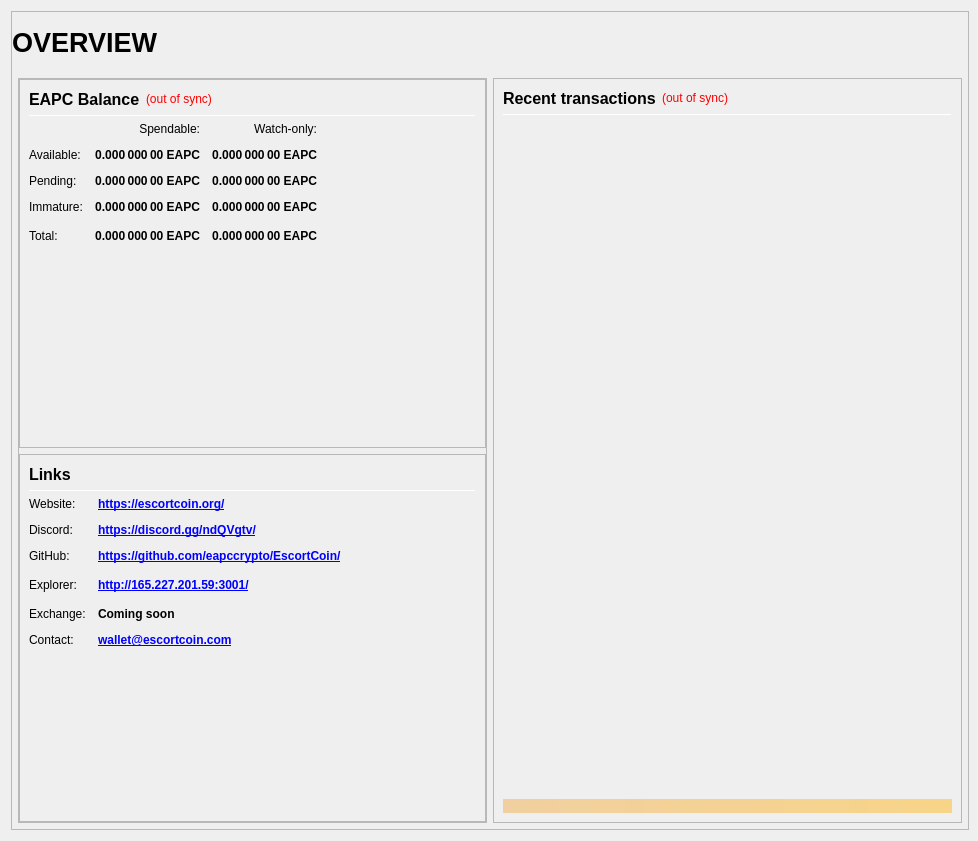
<?xml version="1.0" encoding="UTF-8"?>
<ui version="4.0">
 <class>OverviewPage</class>
 <widget class="QWidget" name="OverviewPage">
  <property name="geometry">
   <rect>
    <x>0</x>
    <y>0</y>
    <width>978</width>
    <height>841</height>
   </rect>
  </property>
  <property name="minimumSize">
   <size>
    <width>960</width>
    <height>682</height>
   </size>
  </property>
  <property name="windowTitle">
   <string>Form</string>
  </property>
  <layout class="QVBoxLayout" name="topLayout" stretch="1">
   <property name="rightMargin">
    <number>9</number>
   </property>
   <item>
    <widget class="QFrame" name="frame_BG">
     <property name="minimumSize">
      <size>
       <width>850</width>
       <height>610</height>
      </size>
     </property>
     <property name="maximumSize">
      <size>
       <width>16777215</width>
       <height>16777215</height>
      </size>
     </property>
     <property name="frameShape">
      <enum>QFrame::StyledPanel</enum>
     </property>
     <property name="frameShadow">
      <enum>QFrame::Raised</enum>
     </property>
     <layout class="QVBoxLayout" name="verticalLayout_3" stretch="1">
      <property name="leftMargin">
       <number>0</number>
      </property>
      <property name="topMargin">
       <number>0</number>
      </property>
      <property name="rightMargin">
       <number>0</number>
      </property>
      <property name="bottomMargin">
       <number>6</number>
      </property>
      <item>
       <layout class="QVBoxLayout" name="verticalLayout_Master" stretch="0,1">
        <property name="leftMargin">
         <number>0</number>
        </property>
        <property name="topMargin">
         <number>0</number>
        </property>
        <property name="rightMargin">
         <number>0</number>
        </property>
        <property name="bottomMargin">
         <number>0</number>
        </property>
        <item>
         <widget class="QFrame" name="frame_Header">
          <layout class="QVBoxLayout" name="verticalLayout_Header" stretch="0">
           <property name="leftMargin">
            <number>0</number>
           </property>
           <property name="topMargin">
            <number>0</number>
           </property>
           <property name="rightMargin">
            <number>0</number>
           </property>
           <property name="bottomMargin">
            <number>0</number>
           </property>
           <item>
            <layout class="QHBoxLayout" name="horizontalLayout_Header" stretch="1,0,1">
             <property name="spacing">
              <number>6</number>
             </property>
             <item>
              <widget class="QLabel" name="labelOverviewHeaderLeft">
               <property name="minimumSize">
                <size>
                 <width>464</width>
                 <height>60</height>
                </size>
               </property>
               <property name="maximumSize">
                <size>
                 <width>16777215</width>
                 <height>60</height>
                </size>
               </property>
               <property name="font">
                <font>
                 <pointsize>20</pointsize>
                 <weight>75</weight>
                 <bold>true</bold>
                </font>
               </property>
               <property name="text">
                <string>OVERVIEW</string>
               </property>
               <property name="alignment">
                <set>Qt::AlignLeading|Qt::AlignLeft|Qt::AlignVCenter</set>
               </property>
              </widget>
             </item>
             <item>
              <spacer name="horizontalSpacer_Header">
               <property name="orientation">
                <enum>Qt::Horizontal</enum>
               </property>
               <property name="sizeHint" stdset="0">
                <size>
                 <width>40</width>
                 <height>20</height>
                </size>
               </property>
              </spacer>
             </item>
             <item>
              <widget class="QLabel" name="labelOverviewHeaderRight">
               <property name="minimumSize">
                <size>
                 <width>464</width>
                 <height>60</height>
                </size>
               </property>
               <property name="maximumSize">
                <size>
                 <width>16777215</width>
                 <height>60</height>
                </size>
               </property>
               <property name="font">
                <font>
                 <pointsize>14</pointsize>
                </font>
               </property>
               <property name="text">
                <string/>
               </property>
               <property name="alignment">
                <set>Qt::AlignRight|Qt::AlignTrailing|Qt::AlignVCenter</set>
               </property>
              </widget>
             </item>
            </layout>
           </item>
          </layout>
         </widget>
        </item>
        <item>
         <widget class="QFrame" name="frame_Content">
          <layout class="QVBoxLayout" name="verticalLayout_Content">
           <property name="leftMargin">
            <number>6</number>
           </property>
           <property name="topMargin">
            <number>0</number>
           </property>
           <property name="rightMargin">
            <number>6</number>
           </property>
           <property name="bottomMargin">
            <number>0</number>
           </property>
           <item>
            <layout class="QHBoxLayout" name="horizontalLayout_Content" stretch="1,1">
             <property name="spacing">
              <number>6</number>
             </property>
             <item>
              <layout class="QVBoxLayout" name="verticalLayout_left" stretch="1">
               <item>
                <widget class="QFrame" name="frameObfuscation">
                 <property name="minimumSize">
                  <size>
                   <width>0</width>
                   <height>0</height>
                  </size>
                 </property>
                 <property name="frameShape">
                  <enum>QFrame::StyledPanel</enum>
                 </property>
                 <property name="frameShadow">
                  <enum>QFrame::Raised</enum>
                 </property>
                 <layout class="QVBoxLayout" name="verticalLayout" stretch="0,0,0,0">
                  <property name="leftMargin">
                   <number>0</number>
                  </property>
                  <property name="topMargin">
                   <number>0</number>
                  </property>
                  <property name="rightMargin">
                   <number>0</number>
                  </property>
                  <property name="bottomMargin">
                   <number>0</number>
                  </property>
                  <item>
                   <widget class="QFrame" name="frame_Balances">
                    <property name="frameShape">
                     <enum>QFrame::StyledPanel</enum>
                    </property>
                    <property name="frameShadow">
                     <enum>QFrame::Raised</enum>
                    </property>
                    <layout class="QVBoxLayout" name="verticalLayout_4">
                     <item>
                      <layout class="QHBoxLayout" name="horizontalLayout_4">
                       <item>
                        <widget class="QLabel" name="label_5">
                         <property name="minimumSize">
                          <size>
                           <width>0</width>
                           <height>20</height>
                          </size>
                         </property>
                         <property name="font">
                          <font>
                           <pointsize>12</pointsize>
                           <weight>75</weight>
                           <bold>true</bold>
                          </font>
                         </property>
                         <property name="text">
                          <string>EAPC Balance</string>
                         </property>
                        </widget>
                       </item>
                       <item>
                        <widget class="QLabel" name="labelWalletStatus">
                         <property name="cursor">
                          <cursorShape>WhatsThisCursor</cursorShape>
                         </property>
                         <property name="toolTip">
                          <string>The displayed information may be out of date. Your wallet automatically synchronizes with the KYD network after a connection is established, but this process has not completed yet.</string>
                         </property>
                         <property name="styleSheet">
                          <string notr="true">QLabel { color: red; }</string>
                         </property>
                         <property name="text">
                          <string notr="true">(out of sync)</string>
                         </property>
                         <property name="alignment">
                          <set>Qt::AlignLeading|Qt::AlignLeft|Qt::AlignVCenter</set>
                         </property>
                        </widget>
                       </item>
                       <item>
                        <spacer name="horizontalSpacer_3">
                         <property name="orientation">
                          <enum>Qt::Horizontal</enum>
                         </property>
                         <property name="sizeHint" stdset="0">
                          <size>
                           <width>40</width>
                           <height>20</height>
                          </size>
                         </property>
                        </spacer>
                       </item>
                      </layout>
                     </item>
                     <item>
                      <widget class="Line" name="line_Balance">
                       <property name="minimumSize">
                        <size>
                         <width>0</width>
                         <height>1</height>
                        </size>
                       </property>
                       <property name="maximumSize">
                        <size>
                         <width>16777215</width>
                         <height>1</height>
                        </size>
                       </property>
                       <property name="orientation">
                        <enum>Qt::Horizontal</enum>
                       </property>
                      </widget>
                     </item>
                     <item>
                      <layout class="QGridLayout" name="gridLayout">
                       <property name="spacing">
                        <number>12</number>
                       </property>
                       <item row="0" column="1">
                        <widget class="QLabel" name="labelSpendable">
                         <property name="text">
                          <string>Spendable:</string>
                         </property>
                         <property name="alignment">
                          <set>Qt::AlignRight|Qt::AlignTrailing|Qt::AlignVCenter</set>
                         </property>
                        </widget>
                       </item>
                       <item row="0" column="2">
                        <widget class="QLabel" name="labelWatchonly">
                         <property name="text">
                          <string>Watch-only:</string>
                         </property>
                         <property name="alignment">
                          <set>Qt::AlignRight|Qt::AlignTrailing|Qt::AlignVCenter</set>
                         </property>
                        </widget>
                       </item>
                       <item row="1" column="0">
                        <widget class="QLabel" name="labelBalanceText">
                         <property name="text">
                          <string>Available:</string>
                         </property>
                        </widget>
                       </item>
                       <item row="1" column="1">
                        <widget class="QLabel" name="labelBalance">
                         <property name="font">
                          <font>
                           <weight>75</weight>
                           <bold>true</bold>
                          </font>
                         </property>
                         <property name="cursor">
                          <cursorShape>IBeamCursor</cursorShape>
                         </property>
                         <property name="toolTip">
                          <string>Your current spendable balance</string>
                         </property>
                         <property name="text">
                          <string notr="true">0.000 000 00 EAPC</string>
                         </property>
                         <property name="alignment">
                          <set>Qt::AlignRight|Qt::AlignTrailing|Qt::AlignVCenter</set>
                         </property>
                         <property name="textInteractionFlags">
                          <set>Qt::LinksAccessibleByMouse|Qt::TextSelectableByKeyboard|Qt::TextSelectableByMouse</set>
                         </property>
                        </widget>
                       </item>
                       <item row="1" column="2">
                        <widget class="QLabel" name="labelWatchAvailable">
                         <property name="font">
                          <font>
                           <weight>75</weight>
                           <bold>true</bold>
                          </font>
                         </property>
                         <property name="cursor">
                          <cursorShape>IBeamCursor</cursorShape>
                         </property>
                         <property name="toolTip">
                          <string>Your current balance in watch-only addresses</string>
                         </property>
                         <property name="text">
                          <string notr="true">0.000 000 00 EAPC</string>
                         </property>
                         <property name="alignment">
                          <set>Qt::AlignRight|Qt::AlignTrailing|Qt::AlignVCenter</set>
                         </property>
                         <property name="textInteractionFlags">
                          <set>Qt::LinksAccessibleByMouse|Qt::TextSelectableByKeyboard|Qt::TextSelectableByMouse</set>
                         </property>
                        </widget>
                       </item>
                       <item row="2" column="0">
                        <widget class="QLabel" name="labelPendingText">
                         <property name="text">
                          <string>Pending:</string>
                         </property>
                        </widget>
                       </item>
                       <item row="2" column="1">
                        <widget class="QLabel" name="labelUnconfirmed">
                         <property name="font">
                          <font>
                           <weight>75</weight>
                           <bold>true</bold>
                          </font>
                         </property>
                         <property name="cursor">
                          <cursorShape>IBeamCursor</cursorShape>
                         </property>
                         <property name="toolTip">
                          <string>Total of transactions that have yet to be confirmed, and do not yet count toward the spendable balance</string>
                         </property>
                         <property name="text">
                          <string notr="true">0.000 000 00 EAPC</string>
                         </property>
                         <property name="alignment">
                          <set>Qt::AlignRight|Qt::AlignTrailing|Qt::AlignVCenter</set>
                         </property>
                         <property name="textInteractionFlags">
                          <set>Qt::LinksAccessibleByMouse|Qt::TextSelectableByKeyboard|Qt::TextSelectableByMouse</set>
                         </property>
                        </widget>
                       </item>
                       <item row="2" column="2">
                        <widget class="QLabel" name="labelWatchPending">
                         <property name="font">
                          <font>
                           <weight>75</weight>
                           <bold>true</bold>
                          </font>
                         </property>
                         <property name="cursor">
                          <cursorShape>IBeamCursor</cursorShape>
                         </property>
                         <property name="toolTip">
                          <string>Unconfirmed transactions to watch-only addresses</string>
                         </property>
                         <property name="text">
                          <string notr="true">0.000 000 00 EAPC</string>
                         </property>
                         <property name="alignment">
                          <set>Qt::AlignRight|Qt::AlignTrailing|Qt::AlignVCenter</set>
                         </property>
                         <property name="textInteractionFlags">
                          <set>Qt::LinksAccessibleByMouse|Qt::TextSelectableByKeyboard|Qt::TextSelectableByMouse</set>
                         </property>
                        </widget>
                       </item>
                       <item row="3" column="0">
                        <widget class="QLabel" name="labelImmatureText">
                         <property name="text">
                          <string>Immature:</string>
                         </property>
                        </widget>
                       </item>
                       <item row="3" column="1">
                        <widget class="QLabel" name="labelImmature">
                         <property name="font">
                          <font>
                           <weight>75</weight>
                           <bold>true</bold>
                          </font>
                         </property>
                         <property name="cursor">
                          <cursorShape>IBeamCursor</cursorShape>
                         </property>
                         <property name="toolTip">
                          <string>Staked or masternode rewards that has not yet matured</string>
                         </property>
                         <property name="text">
                          <string notr="true">0.000 000 00 EAPC</string>
                         </property>
                         <property name="alignment">
                          <set>Qt::AlignRight|Qt::AlignTrailing|Qt::AlignVCenter</set>
                         </property>
                         <property name="textInteractionFlags">
                          <set>Qt::LinksAccessibleByMouse|Qt::TextSelectableByKeyboard|Qt::TextSelectableByMouse</set>
                         </property>
                        </widget>
                       </item>
                       <item row="3" column="2">
                        <widget class="QLabel" name="labelWatchImmature">
                         <property name="font">
                          <font>
                           <weight>75</weight>
                           <bold>true</bold>
                          </font>
                         </property>
                         <property name="cursor">
                          <cursorShape>IBeamCursor</cursorShape>
                         </property>
                         <property name="toolTip">
                          <string>Staked or masternode rewards in watch-only addresses that has not yet matured</string>
                         </property>
                         <property name="text">
                          <string notr="true">0.000 000 00 EAPC</string>
                         </property>
                         <property name="alignment">
                          <set>Qt::AlignRight|Qt::AlignTrailing|Qt::AlignVCenter</set>
                         </property>
                         <property name="textInteractionFlags">
                          <set>Qt::LinksAccessibleByMouse|Qt::TextSelectableByKeyboard|Qt::TextSelectableByMouse</set>
                         </property>
                        </widget>
                       </item>
                 
                       <item row="4" column="0">
                        <widget class="QLabel" name="labelTotalText">
                         <property name="toolTip">
                          <string>Your current EAPC balance, unconfirmed and immature transactions included</string>
                         </property>
                         <property name="text">
                          <string>Total:</string>
                         </property>
                        </widget>
                       </item>
                       <item row="4" column="1">
                        <widget class="QLabel" name="labelTotal">
                         <property name="font">
                          <font>
                           <weight>75</weight>
                           <bold>true</bold>
                          </font>
                         </property>
                         <property name="cursor">
                          <cursorShape>IBeamCursor</cursorShape>
                         </property>
                         <property name="toolTip">
                          <string>Your current EAPC balance, unconfirmed and immature transactions included</string>
                         </property>
                         <property name="text">
                          <string notr="true">0.000 000 00 EAPC</string>
                         </property>
                         <property name="alignment">
                          <set>Qt::AlignRight|Qt::AlignTrailing|Qt::AlignVCenter</set>
                         </property>
                         <property name="textInteractionFlags">
                          <set>Qt::LinksAccessibleByMouse|Qt::TextSelectableByKeyboard|Qt::TextSelectableByMouse</set>
                         </property>
                        </widget>
                       </item>
                       <item row="4" column="2">
                        <widget class="QLabel" name="labelWatchTotal">
                         <property name="font">
                          <font>
                           <weight>75</weight>
                           <bold>true</bold>
                          </font>
                         </property>
                         <property name="cursor">
                          <cursorShape>IBeamCursor</cursorShape>
                         </property>
                         <property name="toolTip">
                          <string>Current total balance in watch-only addresses</string>
                         </property>
                         <property name="text">
                          <string notr="true">0.000 000 00 EAPC</string>
                         </property>
                         <property name="alignment">
                          <set>Qt::AlignRight|Qt::AlignTrailing|Qt::AlignVCenter</set>
                         </property>
                         <property name="textInteractionFlags">
                          <set>Qt::LinksAccessibleByMouse|Qt::TextSelectableByKeyboard|Qt::TextSelectableByMouse</set>
                         </property>
                        </widget>
                       </item>
                       <item row="4" column="3">
                        <spacer name="horizontalSpacer_9">
                         <property name="orientation">
                          <enum>Qt::Horizontal</enum>
                         </property>
                         <property name="sizeHint" stdset="0">
                          <size>
                           <width>40</width>
                           <height>20</height>
                          </size>
                         </property>
                        </spacer>
                       </item>
                      </layout>
                     </item>
                     <item>
                      <spacer name="verticalSpacer_3">
                       <property name="orientation">
                        <enum>Qt::Vertical</enum>
                       </property>
                       <property name="sizeHint" stdset="0">
                        <size>
                         <width>20</width>
                         <height>40</height>
                        </size>
                       </property>
                      </spacer>
                     </item>
                    </layout>
                   </widget>
                  </item>
                  <item>
                   <widget class="QFrame" name="frame_Links">
                    <property name="frameShape">
                     <enum>QFrame::StyledPanel</enum>
                    </property>
                    <property name="frameShadow">
                     <enum>QFrame::Raised</enum>
                    </property>
                    <layout class="QVBoxLayout" name="verticalLayout_Links">
                     <item>
                      <layout class="QHBoxLayout" name="horizontalLayout_Links_1" stretch="0,0">
                       <item>
                        <widget class="QLabel" name="label_Links_title">
                         <property name="minimumSize">
                          <size>
                           <width>0</width>
                           <height>20</height>
                          </size>
                         </property>
                         <property name="font">
                          <font>
                           <pointsize>12</pointsize>
                           <weight>75</weight>
                           <bold>true</bold>
                          </font>
                         </property>
                         <property name="text">
                          <string>Links</string>
                         </property>
                        </widget>
                       </item>
                       <item>
                        <spacer name="horizontalSpacer_Links_1">
                         <property name="orientation">
                          <enum>Qt::Horizontal</enum>
                         </property>
                         <property name="sizeHint" stdset="0">
                          <size>
                           <width>40</width>
                           <height>20</height>
                          </size>
                         </property>
                        </spacer>
                       </item>
                      </layout>
                     </item>
                     <item>
                      <widget class="Line" name="line_Links">
                       <property name="minimumSize">
                        <size>
                         <width>0</width>
                         <height>1</height>
                        </size>
                       </property>
                       <property name="maximumSize">
                        <size>
                         <width>16777215</width>
                         <height>1</height>
                        </size>
                       </property>
                       <property name="orientation">
                        <enum>Qt::Horizontal</enum>
                       </property>
                      </widget>
                     </item>
                     <item>
                      <layout class="QGridLayout" name="gridLayout_Links">
                       <property name="spacing">
                        <number>12</number>
                       </property>
                       <item row="1" column="0">
                        <widget class="QLabel" name="labelLinks1">
                         <property name="text">
                          <string>Website:</string>
                         </property>
                        </widget>
                       </item>
                       <item row="1" column="1">
                        <widget class="QLabel" name="labelLinksUrl1">
                         <property name="font">
                          <font>
                           <weight>75</weight>
                           <bold>true</bold>
                          </font>
                         </property>
                         <property name="text">
                          <string notr="true">&lt;a href=&quot;https://escortcoin.org/&quot;&gt;https://escortcoin.org/&lt;/a&gt;</string>
                         </property>
                         <property name="textFormat">
                          <enum>Qt::RichText</enum>
                         </property>
                         <property name="alignment">
                          <set>Qt::AlignLeading|Qt::AlignLeft|Qt::AlignVCenter</set>
                         </property>
                         <property name="openExternalLinks">
                          <bool>true</bool>
                         </property>
                        </widget>
                       </item>
                       <item row="2" column="0">
                        <widget class="QLabel" name="labelLinks2">
                         <property name="text">
                          <string>Discord:</string>
                         </property>
                        </widget>
                       </item>
                       <item row="2" column="1">
                        <widget class="QLabel" name="labelLinksUrl2">
                         <property name="font">
                          <font>
                           <weight>75</weight>
                           <bold>true</bold>
                          </font>
                         </property>
                         <property name="text">
                          <string notr="true">&lt;a href=&quot;https://discord.gg/ndQVgtv/&quot;&gt;https://discord.gg/ndQVgtv/&lt;/a&gt;</string>
                         </property>
                         <property name="alignment">
                          <set>Qt::AlignLeading|Qt::AlignLeft|Qt::AlignVCenter</set>
                         </property>
                         <property name="openExternalLinks">
                          <bool>true</bool>
                         </property>
                        </widget>
                       </item>
                       <item row="3" column="0">
                        <widget class="QLabel" name="labelLinks3">
                         <property name="text">
                          <string>GitHub:</string>
                         </property>
                        </widget>
                       </item>
                       <item row="3" column="1">
                        <widget class="QLabel" name="labelLinksUrl3">
                         <property name="font">
                          <font>
                           <weight>75</weight>
                           <bold>true</bold>
                          </font>
                         </property>
                         <property name="text">
                          <string notr="true">&lt;a href=&quot;https://github.com/eapccrypto/EscortCoin/&quot;&gt;https://github.com/eapccrypto/EscortCoin/&lt;/a&gt;</string>
                         </property>
                         <property name="alignment">
                           <set>Qt::AlignLeading|Qt::AlignLeft|Qt::AlignVCenter</set>
                         </property>
                         <property name="openExternalLinks">
                          <bool>true</bool>
                         </property>
                        </widget>
                       </item>
                       <item row="4" column="0">
                        <widget class="QLabel" name="labelLinks4">
                         <property name="text">
                          <string>Explorer:</string>
                         </property>
                        </widget>
                       </item>
                       <item row="4" column="1">
                        <widget class="QLabel" name="labelLinksUrl4">
                         <property name="font">
                          <font>
                           <weight>75</weight>
                           <bold>true</bold>
                          </font>
                         </property>
                         <property name="text">
                          <string notr="true">&lt;a href=&quot;http://165.227.201.59:3001/&quot;&gt;http://165.227.201.59:3001/&lt;/a&gt;</string>
                         </property>
                         <property name="alignment">
                           <set>Qt::AlignLeading|Qt::AlignLeft|Qt::AlignVCenter</set>
                         </property>
                         <property name="openExternalLinks">
                          <bool>true</bool>
                         </property>
                        </widget>
                       </item>
                       <item row="4" column="2">
                        <spacer name="horizontalSpacer_Links_2">
                         <property name="orientation">
                          <enum>Qt::Horizontal</enum>
                         </property>
                         <property name="sizeHint" stdset="0">
                          <size>
                           <width>40</width>
                           <height>20</height>
                          </size>
                         </property>
                        </spacer>
                       </item>
                       <item row="5" column="0">
                        <widget class="QLabel" name="labelLinks5">
                         <property name="text">
                          <string>Exchange:</string>
                         </property>
                        </widget>
                       </item>
                       <item row="5" column="1">
                        <widget class="QLabel" name="labelLinksUrl5">
                         <property name="font">
                          <font>
                           <weight>75</weight>
                           <bold>true</bold>
                          </font>
                         </property>
                         <property name="text">
                          <string>Coming soon</string>
                         </property>
                         <property name="alignment">
                           <set>Qt::AlignLeading|Qt::AlignLeft|Qt::AlignVCenter</set>
                         </property>
                         <property name="openExternalLinks">
                          <bool>true</bool>
                         </property>
                        </widget>
                       </item>
                       <item row="6" column="0">
                        <widget class="QLabel" name="labelLinks6">
                         <property name="text">
                          <string>Contact:</string>
                         </property>
                        </widget>
                       </item>
                       <item row="6" column="1">
                        <widget class="QLabel" name="labelLinksUrl6">
                         <property name="font">
                          <font>
                           <weight>75</weight>
                           <bold>true</bold>
                          </font>
                         </property>
                         <property name="text">
                          <string notr="true">&lt;a href=&quot;wallet@escortcoin.com&quot;&gt;wallet@escortcoin.com&lt;/a&gt;</string>
                         </property>
                         <property name="alignment">
                           <set>Qt::AlignLeading|Qt::AlignLeft|Qt::AlignVCenter</set>
                         </property>
                         <property name="openExternalLinks">
                          <bool>true</bool>
                         </property>
                        </widget>
                       </item>
                      </layout>
                     </item>
                     <item>
                      <spacer name="verticalSpacer_4">
                       <property name="orientation">
                        <enum>Qt::Vertical</enum>
                       </property>
                       <property name="sizeHint" stdset="0">
                        <size>
                         <width>20</width>
                         <height>40</height>
                        </size>
                       </property>
                      </spacer>
                     </item>
                    </layout>
                   </widget>
                  </item>
                 </layout>
                </widget>
               </item>
              </layout>
             </item>
             <item>
              <layout class="QVBoxLayout" name="verticalLayout_right" stretch="1">
               <item>
                <widget class="QFrame" name="frame_RecentTransactions">
                 <property name="minimumSize">
                  <size>
                   <width>0</width>
                   <height>0</height>
                  </size>
                 </property>
                 <property name="frameShape">
                  <enum>QFrame::StyledPanel</enum>
                 </property>
                 <property name="frameShadow">
                  <enum>QFrame::Raised</enum>
                 </property>
                 <layout class="QVBoxLayout" name="verticalLayout_1" stretch="0,0,0,0,0">
                  <item>
                   <layout class="QHBoxLayout" name="horizontalLayout_2">
                    <item>
                     <widget class="QLabel" name="label_4">
                      <property name="minimumSize">
                       <size>
                        <width>0</width>
                        <height>20</height>
                       </size>
                      </property>
                      <property name="font">
                       <font>
                        <pointsize>12</pointsize>
                        <weight>75</weight>
                        <bold>true</bold>
                       </font>
                      </property>
                      <property name="text">
                       <string>Recent transactions</string>
                      </property>
                     </widget>
                    </item>
                    <item>
                     <widget class="QLabel" name="labelTransactionsStatus">
                      <property name="cursor">
                       <cursorShape>WhatsThisCursor</cursorShape>
                      </property>
                      <property name="toolTip">
                       <string>The displayed information may be out of date. Your wallet automatically synchronizes with the EAPC network after a connection is established, but this process has not completed yet.</string>
                      </property>
                      <property name="styleSheet">
                       <string notr="true">QLabel { color: red; }</string>
                      </property>
                      <property name="text">
                       <string notr="true">(out of sync)</string>
                      </property>
                      <property name="alignment">
                       <set>Qt::AlignRight|Qt::AlignTrailing|Qt::AlignVCenter</set>
                      </property>
                     </widget>
                    </item>
                    <item>
                     <spacer name="horizontalSpacer">
                      <property name="orientation">
                       <enum>Qt::Horizontal</enum>
                      </property>
                      <property name="sizeHint" stdset="0">
                       <size>
                        <width>40</width>
                        <height>20</height>
                       </size>
                      </property>
                     </spacer>
                    </item>
                   </layout>
                  </item>
                  <item>
                   <widget class="Line" name="line">
                    <property name="minimumSize">
                     <size>
                      <width>0</width>
                      <height>1</height>
                     </size>
                    </property>
                    <property name="maximumSize">
                     <size>
                      <width>16777215</width>
                      <height>1</height>
                     </size>
                    </property>
                    <property name="orientation">
                     <enum>Qt::Horizontal</enum>
                    </property>
                   </widget>
                  </item>
                  <item>
                   <widget class="QListView" name="listTransactions">
                    <property name="minimumSize">
                     <size>
                      <width>0</width>
                      <height>0</height>
                     </size>
                    </property>
                    <property name="styleSheet">
                     <string notr="true">QListView { background: transparent; }</string>
                    </property>
                    <property name="frameShape">
                     <enum>QFrame::NoFrame</enum>
                    </property>
                    <property name="verticalScrollBarPolicy">
                     <enum>Qt::ScrollBarAlwaysOff</enum>
                    </property>
                    <property name="horizontalScrollBarPolicy">
                     <enum>Qt::ScrollBarAlwaysOff</enum>
                    </property>
                    <property name="selectionMode">
                     <enum>QAbstractItemView::NoSelection</enum>
                    </property>
                   </widget>
                  </item>
                  <item>
                   <spacer name="verticalSpacer_2">
                    <property name="orientation">
                     <enum>Qt::Vertical</enum>
                    </property>
                    <property name="sizeType">
                     <enum>QSizePolicy::Expanding</enum>
                    </property>
                    <property name="sizeHint" stdset="0">
                     <size>
                      <width>20</width>
                      <height>40</height>
                     </size>
                    </property>
                   </spacer>
                  </item>
                  <item>
                   <widget class="QLabel" name="labelAlerts">
                    <property name="maximumSize">
                     <size>
                      <width>16777215</width>
                      <height>16777215</height>
                     </size>
                    </property>
                    <property name="styleSheet">
                     <string notr="true">background-color: qlineargradient(x1: 0, y1: 0, x2: 1, y2: 0, stop:0 #F0D0A0, stop:1 #F8D488); color:#000000;</string>
                    </property>
                    <property name="text">
                     <string/>
                    </property>
                    <property name="wordWrap">
                     <bool>true</bool>
                    </property>
                    <property name="margin">
                     <number>3</number>
                    </property>
                   </widget>
                  </item>
                 </layout>
                </widget>
               </item>
              </layout>
             </item>
            </layout>
           </item>
          </layout>
         </widget>
        </item>
       </layout>
      </item>
     </layout>
    </widget>
   </item>
  </layout>
 </widget>
 <resources/>
 <connections/>
</ui>
